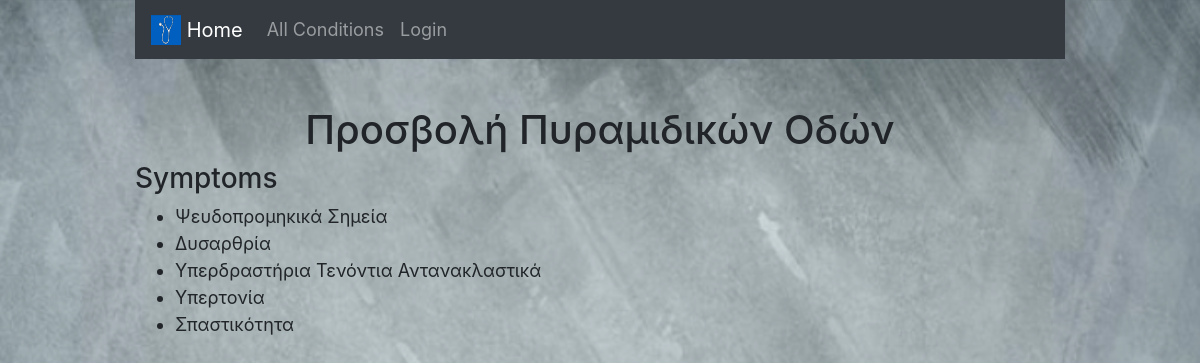
The app's page /22 with its own data.
### checker/models.py (models this page shows, shortened)
class Condition(models.Model):
    name = models.CharField(max_length=100)
    main = models.ManyToManyField(Symptom, blank=False, related_name="mainSymptom")
    secondary = models.ManyToManyField(Symptom, blank=True, related_name="secondarySymptom")
    type = models.CharField(max_length=10, choices=TYPE_OPTIONS, default="AND")
    extra = models.CharField(max_length=64, blank=True)

class Symptom(models.Model):
    name = models.CharField(max_length=100)
    def __str__(self):
        return f"{self.name}"

### checker/views.py (the view)
# urls.py: path("<int:condition_id>", views.conditionDetails, name="details"),
def conditionDetails(request, condition_id):
    condition = Condition.objects.get(pk=condition_id)
    symptomQuery = condition.main.all() | condition.secondary.all()
    allSymptoms = set()
    for symp in symptomQuery:
        allSymptoms.add(symp)
    return render(request, "checker/details.html", {
        "condition" : condition,
        "conditionSymptoms": allSymptoms
    })

### checker/templates/checker/details.html (shortened to what this page needs)
{% extends 'checker/layout.html' %} {% load static %}{%block body%}
<div class="container">
  <nav class="navbar navbar-expand-lg navbar-dark bg-dark">
    <a class="navbar-brand" href="{%url 'form'%}">
      <img src="{% static "checker/media/logo.png" %}" width="30" height="30"
      class="d-inline-block align-top" alt="logo"> Home
    </a>
    <div class="collapse navbar-collapse" id="navbarText">
      <ul class="navbar-nav mr-auto">
        <li class="nav-item">
          <a class="nav-link" href="{%url 'allConditions'%}">All Conditions</a>
        </li>
        <li class="nav-item">
          <a class="nav-link" href="#">Login</a>
        </li>
      </ul>
    </div>
  </nav>
  <h1>{{condition.name}}</h1>
  <h3>Symptoms</h3>
  <ul>
    {%for symptom in conditionSymptoms%}
    <li>{{symptom}}</li>
    {% endfor %}
  </ul>
</div>
{% endblock %}

### checker/static/checker/styles.css (style rules this page uses)
body { font-size: 18px; background-image: url("/static/checker/media/bg.png"); background-size: cover; }
h1 { margin-top: 5%; text-align: center; }
a { color: rgb(56, 35, 146); }
.container { width: 80%; margin: auto; }

### records on screen
Condition: name "Προσβολή Πυραμιδικών Οδών"
Symptom: name "Ψευδοπρομηκικά Σημεία"
Symptom: name "Δυσαρθρία"
Symptom: name "Υπερδραστήρια Τενόντια Αντανακλαστικά"
Symptom: name "Υπερτονία"
Symptom: name "Σπαστικότητα"
